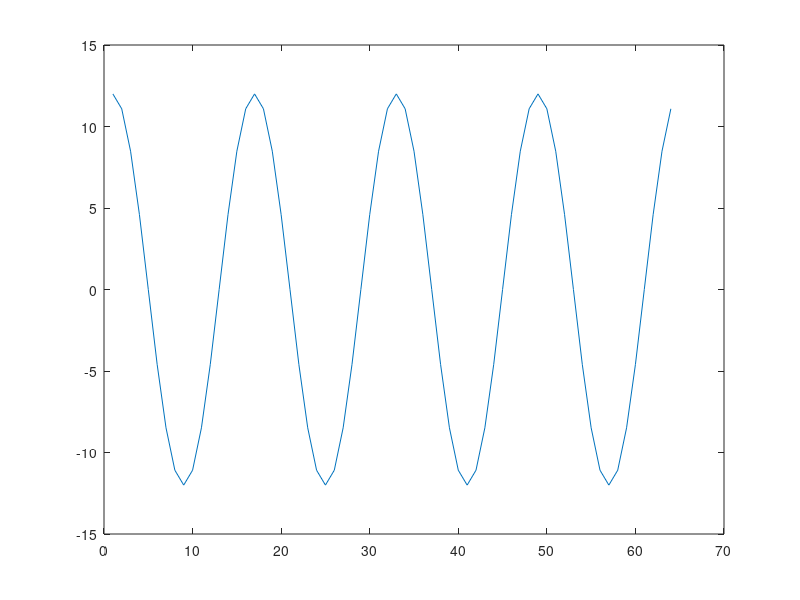

Here is the MATLAB script that generated this plot:
%function [time_trace, dt] = trace_from_spectrum(amp, phase, df)

%          *********************Description********************* 
% Calculates the time trace and sample interval from the input spectral 
% amplitude and phase components
% Note: 
% - [df] = Hz
% Author: DC
pkg load signal

 amp = zeros(64);
 phase = zeros(64);
 df = 0.2;
 freq = [0:1:length(amp)].*df;
 freq(5)
 amp(5) = 12;

 
 
 
L = 2*length(amp);
freq = [0:1:(L/2) - 1]*df;

Z = (L/2).*amp.*(cos(phase) + sqrt(-1).*(sin(phase)));
for i = L/2 + 1:L 
    j = L - (i - 1);
    Z(i) = Z(j)';    
end

dt = 1/(2*df*(L));
time_trace = real(ifft(Z));
plot(time_trace(:,1))